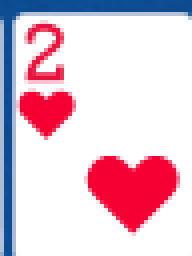
#> input picture data/cards/by_card/2h/capture_20260221_194224_1384_002.png, 48 x 64 px (shown 4 times larger)
$ python augment_ul.py
#> lines starting #> are read from the running program, lines starting #| are printed output that depends on the picture
### src/training/card_names.py
"""
Card class names and IDs for YOLO (must match CardDetector in detection/cards.py).
Order: 2h, 2d, 2c, 2s, 3h, ... Ah, Ad, Ac, As  ->  class_id 0..51
"""
RANKS = ["2", "3", "4", "5", "6", "7", "8", "9", "T", "J", "Q", "K", "A"]
SUITS = ["h", "d", "c", "s"]  # hearts, diamonds, clubs, spades

def get_card_names():
    """Return list of 52 card names in YOLO class order (class_id = index)."""
    return [r + s for r in RANKS for s in SUITS]

CARD_NAMES = get_card_names()
NUM_CLASSES = len(CARD_NAMES)

### src/training/augment_ul.py
"""
Generate upper-left (UL) / stacked-hole-card occlusion variants.

Hole cards on Stake often sit stacked so only the top-left index
(rank + small suit) stays visible. This script reads crops from
data/cards/by_card/{cid}/*.png and writes occluded copies into
data/cards/by_card_ul/{cid}/ — bottom 40–70% painted out, slight XY shift.

Usage (from project root):
  python -m src.training.augment_ul
  python -m src.training.augment_ul --variants 4 --seed 42
"""
from __future__ import annotations

import argparse
import random
from pathlib import Path
from typing import Iterable, List, Optional, Sequence, Tuple

import cv2
import numpy as np

from src.training.card_names import CARD_NAMES

IMAGE_SUFFIXES = {".png", ".jpg", ".jpeg", ".bmp"}
# Bottom fraction hidden (stack cover). Keep top 30–60% of the card.
HIDE_BOTTOM_MIN = 0.40
HIDE_BOTTOM_MAX = 0.70
# Horizontal/vertical shift as fraction of width/height (pixels after shift are
# filled with the same occlusion color so the canvas size stays fixed).
SHIFT_X_FRAC = 0.04
SHIFT_Y_FRAC = 0.03
# Felt-like fill for the hidden region (BGR). Soft blue-gray, not pure black.
OCCLUSION_BGR = (95, 72, 48)


def project_root() -> Path:
    return Path(__file__).resolve().parents[2]


def cards_root(root: Optional[Path] = None) -> Path:
    return (root or project_root()) / "data" / "cards"


def list_source_images(folder: Path) -> List[Path]:
    if not folder.is_dir():
        return []
    return sorted(
        p for p in folder.iterdir()
        if p.is_file() and p.suffix.lower() in IMAGE_SUFFIXES
    )


def missing_source_cards(
    by_card: Path,
    check: Sequence[str] = ("Qd", "5s"),
) -> List[str]:
    """Card ids that have no real PNG/JPG crops in by_card (folders alone do not count)."""
    missing: List[str] = []
    for cid in check:
        folder = by_card / cid
        if not list_source_images(folder):
            missing.append(cid)
    return missing


def occlude_ul_stack(
    img: np.ndarray,
    hide_bottom_frac: float,
    shift_x: int,
    shift_y: int,
    fill_bgr: Tuple[int, int, int] = OCCLUSION_BGR,
) -> np.ndarray:
    """
    Keep the upper strip of the card; hide the bottom fraction and apply a
    small translation so the visible index is not always dead-center.
    Output size matches the input.
    """
    h, w = img.shape[:2]
    hide = float(np.clip(hide_bottom_frac, HIDE_BOTTOM_MIN, HIDE_BOTTOM_MAX))
    keep_h = max(1, int(round(h * (1.0 - hide))))

    canvas = np.empty_like(img)
    canvas[:] = fill_bgr

    # Visible top strip pasted onto the canvas with (shift_x, shift_y).
    # Negative shifts clip against the top/left edges.
    src = img[:keep_h]
    dst_y0 = shift_y
    dst_x0 = shift_x
    src_y0 = max(0, -dst_y0)
    src_x0 = max(0, -dst_x0)
    dst_y0 = max(0, dst_y0)
    dst_x0 = max(0, dst_x0)
    copy_h = min(src.shape[0] - src_y0, h - dst_y0)
    copy_w = min(src.shape[1] - src_x0, w - dst_x0)
    if copy_h > 0 and copy_w > 0:
        canvas[dst_y0 : dst_y0 + copy_h, dst_x0 : dst_x0 + copy_w] = (
            src[src_y0 : src_y0 + copy_h, src_x0 : src_x0 + copy_w]
        )

    # Force the bottom hide band so a downward shift never reveals lower face art.
    occ_y = max(1, int(round(h * (1.0 - hide))))
    if occ_y < h:
        canvas[occ_y:, :] = fill_bgr
    return canvas


def variants_for_image(
    img: np.ndarray,
    n: int,
    rng: random.Random,
) -> List[np.ndarray]:
    h, w = img.shape[:2]
    out: List[np.ndarray] = []
    for i in range(n):
        hide = rng.uniform(HIDE_BOTTOM_MIN, HIDE_BOTTOM_MAX)
        # Deterministic ends of the range for the first two slots when n >= 2.
        if i == 0:
            hide = HIDE_BOTTOM_MIN
        elif i == 1 and n >= 2:
            hide = HIDE_BOTTOM_MAX
        max_dx = max(1, int(round(w * SHIFT_X_FRAC)))
        max_dy = max(1, int(round(h * SHIFT_Y_FRAC)))
        shift_x = rng.randint(-max_dx, max_dx)
        shift_y = rng.randint(-max_dy, max(0, max_dy // 2))  # prefer slight down/up, not large up
        out.append(occlude_ul_stack(img, hide, shift_x, shift_y))
    return out


def augment_card_folder(
    src_dir: Path,
    dst_dir: Path,
    variants: int,
    rng: random.Random,
) -> int:
    images = list_source_images(src_dir)
    if not images:
        return 0
    dst_dir.mkdir(parents=True, exist_ok=True)
    written = 0
    for img_path in images:
        img = cv2.imread(str(img_path), cv2.IMREAD_COLOR)
        if img is None:
            print(f"  skip unreadable: {img_path}")
            continue
        for vi, aug in enumerate(variants_for_image(img, variants, rng)):
            out_name = f"{img_path.stem}_ul{vi}.png"
            out_path = dst_dir / out_name
            if not cv2.imwrite(str(out_path), aug):
                print(f"  failed write: {out_path}")
                continue
            written += 1
    return written


def run_augment(
    cards_dir: Optional[Path] = None,
    variants: int = 3,
    seed: int = 42,
    card_ids: Optional[Iterable[str]] = None,
) -> dict:
    root = cards_root(cards_dir)
    by_card = root / "by_card"
    by_card_ul = root / "by_card_ul"
    by_card_ul.mkdir(parents=True, exist_ok=True)

    ids = list(card_ids) if card_ids is not None else list(CARD_NAMES)
    rng = random.Random(seed)
    total_src = 0
    total_out = 0
    cards_with_src = 0
    cards_empty = []

    for cid in ids:
        src = by_card / cid
        dst = by_card_ul / cid
        n_src = len(list_source_images(src))
        if n_src == 0:
            cards_empty.append(cid)
            dst.mkdir(parents=True, exist_ok=True)
            continue
        cards_with_src += 1
        total_src += n_src
        # Per-card RNG stream so adding a new card later does not reshuffle others.
        card_rng = random.Random(rng.randint(0, 2**31 - 1))
        n_out = augment_card_folder(src, dst, variants, card_rng)
        total_out += n_out

    missing_qd_5s = missing_source_cards(by_card, ("Qd", "5s"))
    summary = {
        "by_card": str(by_card),
        "by_card_ul": str(by_card_ul),
        "cards_with_source": cards_with_src,
        "cards_empty": cards_empty,
        "source_images": total_src,
        "variants_per_image": variants,
        "written": total_out,
        "missing_qd_5s": missing_qd_5s,
    }
    return summary


def main(argv: Optional[Sequence[str]] = None) -> int:
    parser = argparse.ArgumentParser(
        description="UL/stack occlusion augmentations → data/cards/by_card_ul/",
    )
    parser.add_argument(
        "--cards-root",
        type=Path,
        default=None,
        help="Override data/cards directory (default: <project>/data/cards)",
    )
    parser.add_argument(
        "--variants",
        type=int,
        default=3,
        help="Occlusion variants per source PNG (default: 3)",
    )
    parser.add_argument("--seed", type=int, default=42)
    args = parser.parse_args(argv)

    if args.variants < 1:
        print("--variants must be >= 1")
        return 2

    summary = run_augment(
        cards_dir=args.cards_root,
        variants=args.variants,
        seed=args.seed,
    )
#> in augment_card_folder, img is the input picture: shape (64, 48, 3); mean B, G, R 213, 197.9, 227.7
#> in variants_for_image, `h, w = img.shape[:2]`: h = 64; w = 48
#> in occlude_ul_stack, `h, w = img.shape[:2]`: h = 64; w = 48
#> in occlude_ul_stack, `hide = float(np.clip(hide_bottom_frac, HIDE_BOTTOM_MIN, HIDE_BOTTOM_MA..`: hide = 0.4
#> in occlude_ul_stack, `keep_h = max(1, int(round(h * (1.0 - hide))))`: keep_h = 38
#> in occlude_ul_stack, `src = img[:keep_h]`:
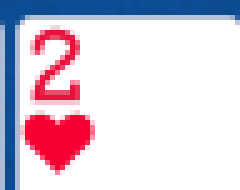
#> src: shape (38, 48, 3) (shown 5 times larger); mean B, G, R 220.4, 205.9, 219.7
#> in occlude_ul_stack, `dst_y0 = shift_y`: dst_y0 = -2
#> in occlude_ul_stack, `dst_x0 = shift_x`: dst_x0 = 1
#> in occlude_ul_stack, `src_y0 = max(0, -dst_y0)`: src_y0 = 2
#> in occlude_ul_stack, `src_x0 = max(0, -dst_x0)`: src_x0 = 0
#> in occlude_ul_stack, `dst_x0 = max(0, dst_x0)`: dst_x0 = 1
#> in occlude_ul_stack, `copy_h = min(src.shape[0] - src_y0, h - dst_y0)`: copy_h = 36
#> in occlude_ul_stack, `copy_w = min(src.shape[1] - src_x0, w - dst_x0)`: copy_w = 47
#> in occlude_ul_stack, `occ_y = max(1, int(round(h * (1.0 - hide))))`: occ_y = 38
#> in occlude_ul_stack (call 3), `h, w = img.shape[:2]`: h = 64; w = 48
#> in occlude_ul_stack (call 3), `hide = float(np.clip(hide_bottom_frac, HIDE_BOTTOM_MIN, HIDE_BOTTOM_MA..`: hide = 0.465
#> in occlude_ul_stack (call 3), `keep_h = max(1, int(round(h * (1.0 - hide))))`: keep_h = 34
#> in occlude_ul_stack (call 3), `src = img[:keep_h]`:
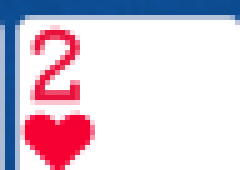
#> src: shape (34, 48, 3) (shown 5 times larger); mean B, G, R 217.2, 201.4, 217.2
#> in occlude_ul_stack (call 3), `dst_y0 = shift_y`: dst_y0 = -2
#> in occlude_ul_stack (call 3), `dst_x0 = shift_x`: dst_x0 = 2
#> in occlude_ul_stack (call 3), `src_x0 = max(0, -dst_x0)`: src_x0 = 0
#> in occlude_ul_stack (call 3), `dst_x0 = max(0, dst_x0)`: dst_x0 = 2
#> in occlude_ul_stack (call 3), `copy_h = min(src.shape[0] - src_y0, h - dst_y0)`: copy_h = 32
#> in occlude_ul_stack (call 3), `copy_w = min(src.shape[1] - src_x0, w - dst_x0)`: copy_w = 46
#> in occlude_ul_stack (call 3), `occ_y = max(1, int(round(h * (1.0 - hide))))`: occ_y = 34
#> the loop in augment_card_folder, `for vi, aug in enumerate(variants_for_image(img, variants, rng)):` made 3 passes
#> out_name on passes 1 to 3: 'capture_20260221_194224_1384_002_ul0.png', 'capture_20260221_194224_1384_002_ul1.png', 'capture_20260221_194224_1384_002_ul2.png'
#> pass 1, in augment_card_folder, `if not cv2.imwrite(str(out_path), aug):`:
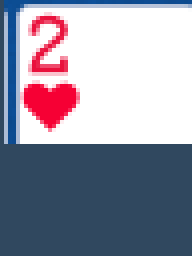
#> saved as capture_20260221_194224_1384_002_ul0.png: shape (64, 48, 3) (shown 4 times larger); mean B, G, R 166.1, 149.4, 148.8
#> pass 2, in augment_card_folder, `if not cv2.imwrite(str(out_path), aug):`:
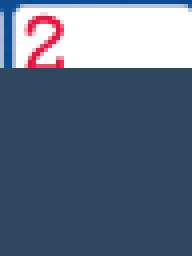
#> saved as capture_20260221_194224_1384_002_ul1.png: shape (64, 48, 3) (shown 4 times larger); mean B, G, R 130.2, 110, 94
#> after the loop in augment_card_folder, `for vi, aug in enumerate(variants_for_image(img, variants, rng)):`: written = 3
#> pass 3 of the loop in run_augment, `for cid in ids:`:
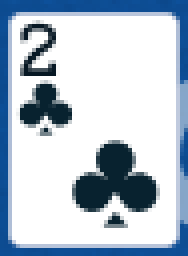
#> input picture data/cards/by_card/2c/cards_5d269a12_001.png, 47 x 64 px (shown 4 times larger)
#> in augment_card_folder, img is the input picture: shape (64, 47, 3); mean B, G, R 209.3, 195.5, 181.9
#> src: shape (38, 47, 3)
#> in occlude_ul_stack (call 9), `h, w = img.shape[:2]`: h = 64; w = 47
#> hide = 0.607
#> keep_h = 25
#> in occlude_ul_stack (call 9), `src = img[:keep_h]`:
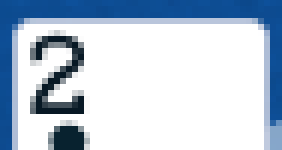
#> src: shape (25, 47, 3) (shown 6 times larger); mean B, G, R 216.9, 200.8, 186.2
#> in occlude_ul_stack (call 9), `dst_y0 = shift_y`: dst_y0 = 1
#> in occlude_ul_stack (call 9), `dst_x0 = shift_x`: dst_x0 = 0
#> in occlude_ul_stack (call 9), `dst_y0 = max(0, dst_y0)`: dst_y0 = 1
#> in occlude_ul_stack (call 9), `dst_x0 = max(0, dst_x0)`: dst_x0 = 0
#> copy_h = 25
#> copy_w = 47
#> occ_y = 25
#> the loop in augment_card_folder (call 2), `for vi, aug in enumerate(variants_for_image(img, variants, rng)):` made 3 passes
#> out_name on passes 1 to 3: 'cards_5d269a12_001_ul0.png', 'cards_5d269a12_001_ul1.png', 'cards_5d269a12_001_ul2.png'
#> pass 2, in augment_card_folder (call 2), `if not cv2.imwrite(str(out_path), aug):`:
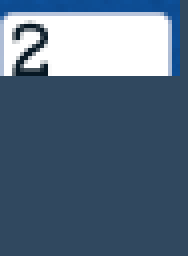
#> saved as cards_5d269a12_001_ul1.png: shape (64, 47, 3) (shown 4 times larger); mean B, G, R 129.3, 108.1, 86.7
#> after the loop in augment_card_folder (call 2), `for vi, aug in enumerate(variants_for_image(img, variants, rng)):`: written = 3
#> the loop made 52 passes; the first 3 are shown
    print(
        f"UL augment: {summary['written']} images "
        f"from {summary['source_images']} sources "
        f"across {summary['cards_with_source']} cards -> {summary['by_card_ul']}"
    )
    print(f"  variants per image: {summary['variants_per_image']}")
    if summary["missing_qd_5s"]:
        print(
            "  still missing real crops in by_card (do not invent Stake art): "
            + ", ".join(summary["missing_qd_5s"])
        )
    else:
        print("  Qd and 5s both have at least one source crop in by_card")
    empty_n = len(summary["cards_empty"])
    if empty_n:
        print(f"  {empty_n} card folders had no source images (UL dirs created empty)")
    return 0


if __name__ == "__main__":
    raise SystemExit(main())
#> (the program exits here)
